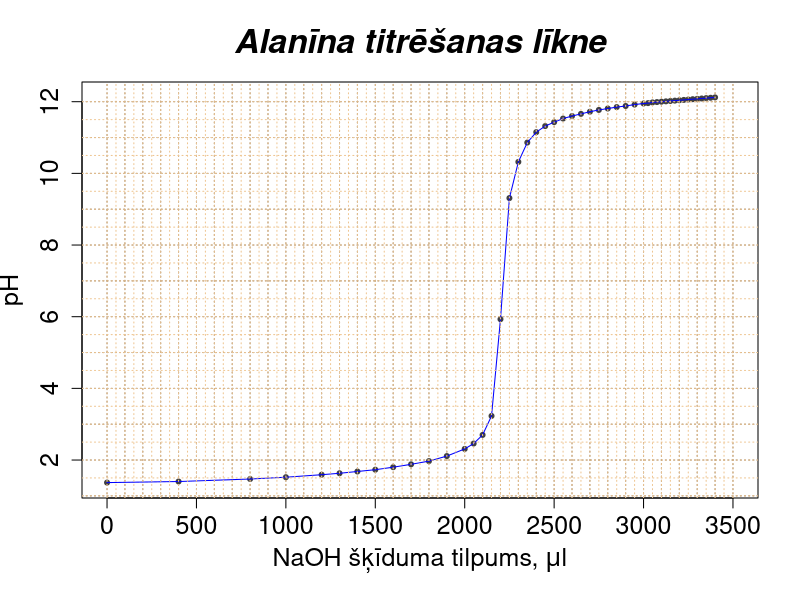
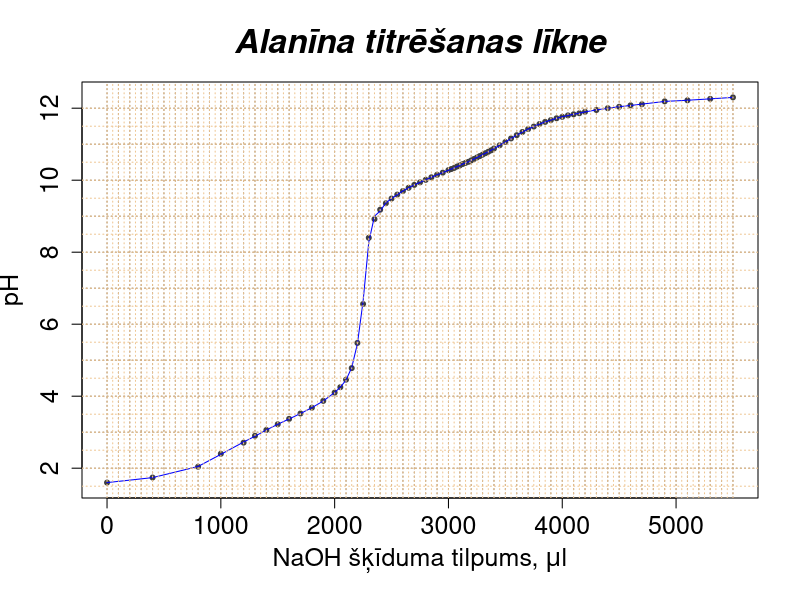

Write the R code that produced these figures, in order.
data = read.csv(file="data_titret.csv", header=TRUE, sep=";")

v_naoh = data$v_naoh
ph_hcl = data$ph_hcl
ph_as = data$ph_as
v_hcl = v_naoh[1:49]
ph_hcl = ph_hcl[1:49]

print(ph_hcl)

phCounter = seq(1.8, 12, 0.2)
# print(phCounter)
phVolumeHCl = c()

for (e in ph_hcl){
	for (i in phCounter){
		if (e == i){
			index = which(e == ph_hcl)[[1]]
			# print(e)
			# print(v_hcl[index])
			phVolumeHCl = c(phVolumeHCl, v_hcl[index])
		}
		else if (e - 0.13 < i){
			if (e + 0.13 > i){
				index = which(e == ph_hcl)[[1]]
				phVolumeHCl = c(phVolumeHCl, v_hcl[index])
			}
		}
	}	
}
print(length(phCounter))
print(length(phVolumeHCl))
# test = data.frame(phCounter, phVolumeHCl)
# print(test)

# data_means = data.frame(ph_hcl, v_hcl)
# print(data_means)
# print((1.97+2.11)/2)

# 1.97 - 1800
# 2.00 - x
# x = 2.00 * 1800 / 1.97

# x = 2.8 * 2100 / 2.7
# print(x)

##################################
# In R, I have an element x and a vector v.
# I want to find the first index of an element in v that is equal to x.
# which(x == v)[[1]]
##################################
hcl.spl = smooth.spline(v_hcl, ph_hcl)
as.spl = smooth.spline(v_naoh, ph_as)

plot.new()
jpeg('ph_hcl.jpeg', width = 900, height = 500, units = "px", pointsize = 10)
plot(v_hcl, ph_hcl, pch=20, xlim =c(0,3500), col = "gray25", xlab = expression(paste("NaOH šķīduma tilpums, ", mu, "l")),
	ylab="pH", cex.axis = 1.5, cex.lab=1.5)
lines(hcl.spl, col = "blue")
title(main = 'Alanīna titrēšanas līkne', cex.main = 2, font.main= 4, col.main= "black")
abline(v=(seq(0,3500,100)), col="burlywood4", lty="dotted")
abline(v=(seq(0,3500,50)), col="burlywood2", lty="dotted")
abline(h=(seq(0,12,1)), col="burlywood4", lty="dotted")
abline(h=(seq(0,12,0.5)), col="burlywood2", lty="dotted")
dev.off()

plot.new()
jpeg('ph_as.jpeg', width = 900, height = 500, units = "px", pointsize = 10)
plot(v_naoh, ph_as, pch=20, col = "gray25", xlab = expression(paste("NaOH šķīduma tilpums, ", mu, "l")),
	ylab="pH", cex.axis = 1.5, cex.lab=1.5)
lines(as.spl, col = "blue")
title(main = 'Alanīna titrēšanas līkne', cex.main = 2, font.main= 4, col.main= "black")
abline(v=(seq(0,5500,100)), col="burlywood4", lty="dotted")
abline(v=(seq(0,5500,50)), col="burlywood2", lty="dotted")
abline(h=(seq(0,12,1)), col="burlywood4", lty="dotted")
abline(h=(seq(0,12,0.5)), col="burlywood2", lty="dotted")
dev.off()